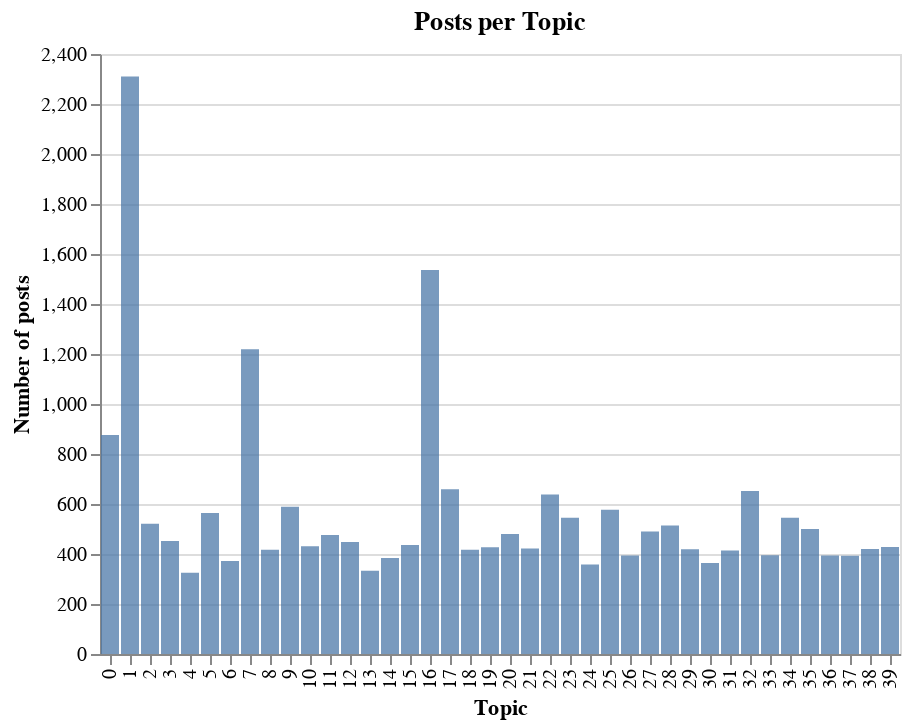

The cell this chart's notebook holds for it:
### Markdown cell above
### Posts per topic

### Code cell
p_data = topics40.topic.value_counts().to_frame("count").rename_axis("topic").reset_index()
p_data["Topic"] = p_data.topic.map(topic_interpretation)

chart = alt.Chart(p_data, title="Posts per Topic").mark_bar().encode(
    x=alt.X("topic:N", title="Topic"),
    y=alt.Y("count:Q", title="Number of posts"),
    opacity=alt.value(0.75),
    tooltip=["Topic"]
)

#chart.save(os.path.join(figures_path, "topics", "posts_per_topic.html"))
chart

### Figure 1 — Vega-Lite specification as saved in the notebook (floating-point values rounded to 4 significant figures)
{"$schema": "https://vega.github.io/schema/vega-lite/v3.4.0.json", "config": {"mark": {"tooltip": null}, "view": {"height": 300, "width": 400}}, "data": {"name": "data-b9c38fe887cf722fc28142eaa4b634be"}, "datasets": {"data-b9c38fe887cf722fc28142eaa4b634be": [{"Topic": "Wahlwerbung & Dank", "count": 2310, "topic": 1}, {"Topic": "-", "count": 1536, "topic": 16}, {"Topic": "Anti-Rechts", "count": 1219, "topic": 7}, {"Topic": "-", "count": 876, "topic": 0}, {"Topic": "Puls4 Wahldebatte", "count": 659, "topic": 17}, {"Topic": "-", "count": 652, "topic": 32}, {"Topic": "-", "count": 638, "topic": 22}, {"Topic": "Extrem Links", "count": 589, "topic": 9}, {"Topic": "Polarisierung", "count": 577, "topic": 25}, {"Topic": "FPÖ", "count": 564, "topic": 5}, {"Topic": "-", "count": 545, "topic": 34}, {"Topic": "-", "count": 545, "topic": 23}, {"Topic": "Linke Themen", "count": 521, "topic": 2}, {"Topic": "-", "count": 514, "topic": 28}, {"Topic": "Greta Thunberg", "count": 500, "topic": 35}, {"Topic": "-", "count": 490, "topic": 27}, {"Topic": "Wahlprognose", "count": 480, "topic": 20}, {"Topic": "-", "count": 476, "topic": 11}, {"Topic": "-", "count": 452, "topic": 3}, {"Topic": "-", "count": 448, "topic": 12}, {"Topic": "Mobilisierung Länder", "count": 436, "topic": 15}, {"Topic": "Liberal", "count": 431, "topic": 10}, {"Topic": "-", "count": 428, "topic": 39}, {"Topic": "Außenpolitik", "count": 427, "topic": 19}, {"Topic": "Umwelt", "count": 422, "topic": 21}, {"Topic": "-", "count": 420, "topic": 38}, {"Topic": "Neos", "count": 419, "topic": 29}, {"Topic": "-", "count": 417, "topic": 8}, {"Topic": "Emotionen", "count": 417, "topic": 18}, {"Topic": "-", "count": 414, "topic": 31}, {"Topic": "-", "count": 395, "topic": 33}, {"Topic": "-", "count": 394, "topic": 36}, {"Topic": "Strache", "count": 394, "topic": 26}, {"Topic": "-", "count": 393, "topic": 37}, {"Topic": "ORF Wahldebatte", "count": 384, "topic": 14}, {"Topic": "Wandel (Partei)", "count": 372, "topic": 6}, {"Topic": "-", "count": 364, "topic": 30}, {"Topic": "-", "count": 358, "topic": 24}, {"Topic": "Mobilisierung Wien", "count": 333, "topic": 13}, {"Topic": "-", "count": 325, "topic": 4}]}, "encoding": {"opacity": {"value": 0.75}, "tooltip": [{"field": "Topic", "type": "nominal"}], "x": {"field": "topic", "title": "Topic", "type": "nominal"}, "y": {"field": "count", "title": "Number of posts", "type": "quantitative"}}, "mark": "bar", "title": "Posts per Topic"}
